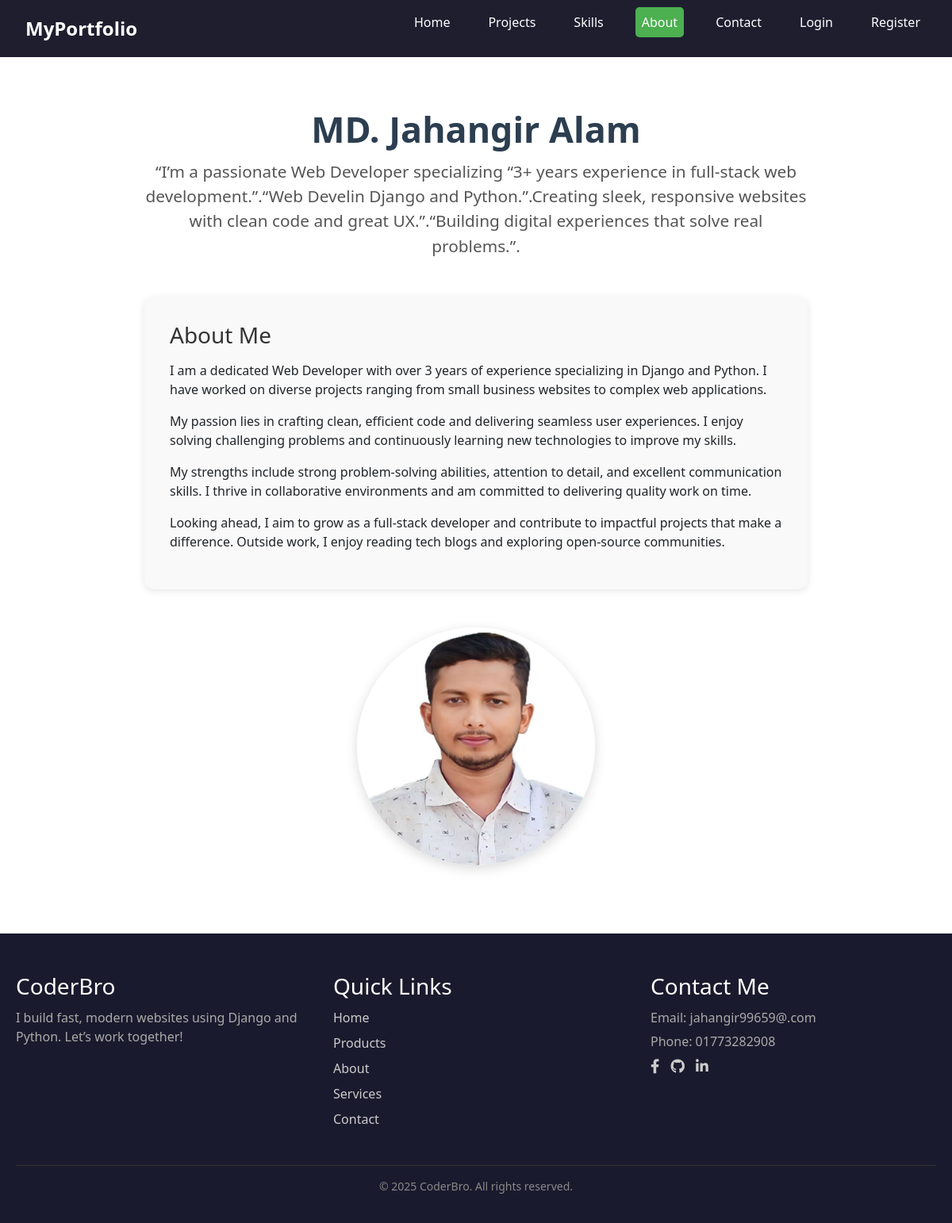
The page /about/ on the database its author committed.
### about/models.py (models this page shows, shortened)
class About(models.Model):
    name = models.CharField(max_length=100)
    short_intro = models.CharField(max_length=255)
    bio = models.TextField()
    photo = models.ImageField(upload_to='about/', null=True, blank=True)

### about/views.py (the view)
# urls.py: path('', views.about_page, name='about_page'),
def about_page(request):
    about = About.objects.first()
    return render(request, 'about/about_page.html', {'about': about})

### templates/about/about_page.html (shortened to what this page needs)
{% extends 'commom_code/base.html' %}
{% load static %}
{% block extra_css %}
<link rel="stylesheet" href="{% static 'css/about_page.css' %}">
{% endblock %}
{% block content %}
<section class="about-section">
  <div class="intro-box">
    <h1 class="about-name">{{ about.name }}</h1>
    <p class="about-short-intro">{{ about.short_intro }}</p>
  </div>
  <div class="bio-box">
    <h3>About Me</h3>
    <p class="about-bio">{{ about.bio|linebreaks }}</p>
  </div>
  {% if about.photo %}
  <div class="photo-box">
    <img src="{{ about.photo.url }}" alt="{{ about.name }}" class="about-photo" >
  </div>
  {% endif %}
</section>
{% endblock %}

### templates/commom_code/base.html (shortened to what this page needs)
<!DOCTYPE html>
{% load static %}
<html lang="en">
<head>
  {% block extra_css %} {% endblock %}
 <link href="https://cdn.jsdelivr.net/npm/bootstrap@5.3.0/dist/css/bootstrap.min.css" rel="stylesheet" />
  <link rel="stylesheet" href="{% static 'css/base.css'%}" />
  <link rel="stylesheet" href="https://cdnjs.cloudflare.com/ajax/libs/font-awesome/5.15.4/css/all.min.css" />
</head>
<body>
  <header>
    <nav class="navbar">
      <div class="logo">MyPortfolio</div>
      <ul class="nav-links" id="nav-links">
        <li ><a href="{% url 'home_page' %}">Home</a></li>
        <li class="{% if request.path == '/projects/' %}active{% endif %}"><a href="{% url 'projects' %}">Projects</a></li>
        <li class="{% if request.path == '/skills/' %}active{% endif %}"><a href="{% url 'skills_page' %}">Skills</a></li>
        <li class="{% if request.path == '/about/' %}active{% endif %}"><a href="{% url 'about_page' %}">About</a></li>
        <li class="{% if request.path == '/contact/' %}active{% endif %}"><a href="{% url 'contact_page' %}">Contact</a></li>
        <li class="{% if request.path == '/accounts/' %}active{% endif %}"><a class="lg" href="{% url 'login_page' %}">Login</a></li>
        <li class="{% if request.path == '/accounts/' %}active{% endif %}"><a class="rg" href="{% url 'register_page' %}">Register</a></li>
      </ul>
    </nav>
  </header>
  {% block content%}
  {% endblock %}
 <footer class="site-footer">
  <div class="footer-container">
    <div class="footer-about">
      <h2 class="footer-logo">CoderBro</h2>
      <p>I build fast, modern websites using Django and Python. Let’s work together!</p>
    </div>
    <div class="footer-links">
      <h3>Quick Links</h3>
      <ul>
        <li><a href="/">Home</a></li>
        <li><a href="/">Products</a></li>
        <li><a href="/">About</a></li>
        <li><a href="/">Services</a></li>
        <li><a href="/">Contact</a></li>
      </ul>
    </div>
    <div class="footer-contact">
      <h3>Contact Me</h3>
      <p>Email: jahangir99659@.com</p>
      <p>Phone: 01773282908</p>
      <div class="social-icons">
        <a href="/"><i class="fab fa-facebook-f"></i></a>
        <a href="#"><i class="fab fa-github"></i></a>
        <a href="#"><i class="fab fa-linkedin-in"></i></a>
      </div>
    </div>
  </div>
  <div class="footer-bottom">
    <p>&copy; 2025 CoderBro. All rights reserved.</p>
  </div>
</footer>
</body>
</html>

### static/css/about_page.css (style rules this page uses)
.about-section { padding: 4rem 2rem; max-width: 900px; margin: 0 auto; animation: fadeInUp 1s ease forwards; opacity: 0; }
.intro-box { text-align: center; margin-bottom: 2rem; animation: slideInDown 1s ease forwards; opacity: 0; }
.about-name { font-size: 2.8rem; font-weight: 700; color: #2c3e50; transition: color 0.3s ease; }
.about-short-intro { font-size: 1.3rem; color: #555; margin-top: 0.7rem; }
.bio-box { margin-top: 3rem; background-color: #f9f9f9; padding: 2rem; border-radius: 12px; box-shadow: 0 2px 10px rgba(0,0,0,0.1); animation: fadeIn 1.2s ease forwards; opacity: 0; }
.bio-box h3 { color: #333; margin-bottom: 1rem; }
.about-bio { line-height: 1.7; color: #444; font-size: 1.1rem; }
.photo-box { margin-top: 3rem; text-align: center; animation: zoomIn 1.5s ease forwards; opacity: 0; }
.about-photo { max-width: 300px; width: 100%; border-radius: 50%; box-shadow: 0 4px 15px rgba(0,0,0,0.15); transition: transform 0.3s ease; cursor: pointer; }

### static/css/base.css (style rules this page uses)
* { margin: 0; padding: 0; box-sizing: border-box; }
body { font-family: 'Segoe UI', sans-serif; }
.navbar { display: flex; justify-content: space-between; align-items: center; background-color: #1e1e2f; padding: 1rem 2rem; color: white; }
.logo { font-size: 1.5rem; font-weight: bold; }
.nav-links { list-style: none; display: flex; gap: 2rem; }
.nav-links li a { color: white; text-decoration: none; position: relative; padding: 0.5rem; transition: color 0.3s ease; }
.nav-links li a::after { content: ''; position: absolute; width: 0%; height: 2px; left: 0; bottom: 0; background-color: #00f7ff; transition: width 0.3s ease; }
.site-footer { background-color: #1a1a2e; color: #eee; padding: 50px 20px 20px; font-family: 'Segoe UI', sans-serif; margin-top: 22px; }
.footer-container { display: grid; grid-template-columns: repeat(auto-fit, minmax(240px, 1fr)); gap: 40px; max-width: 1200px; margin: auto; }
.footer-logo { color: #fff; font-size: 28px; margin-bottom: 10px; }
.footer-about p { color: #aaa; }
.footer-links h3, .footer-contact h3 { margin-bottom: 10px; color: #fff; }
.footer-links ul { list-style: none; padding: 0; }
.footer-links ul li { margin: 8px 0; }
.footer-links ul li a { color: #ccc; text-decoration: none; transition: color 0.3s ease; }
.footer-contact p { margin: 6px 0; color: #aaa; }
.social-icons a { display: inline-block; margin-right: 10px; font-size: 18px; color: #ccc; transition: color 0.3s ease; }
.footer-bottom { border-top: 1px solid #333; margin-top: 30px; padding-top: 15px; text-align: center; color: #888; font-size: 14px; }
.active a { background-color: #4caf50; color: white; border-radius: 5px; padding: 5px 10px; }

### rows shown on the page
About: name "MD. Jahangir Alam", short_intro "“I’m a passionate Web Developer specializing “3+ years experience in full-stack web development.”.“Web Develin Django and Python.”.Creating sleek, responsive websites with clean code and great UX.”.“Building digital experiences that solve real problems.”.", bio "I am a dedicated Web Developer with over 3 years of experience specializing in Django and Python. I have worked on diverse projects ranging from small business websites to complex web applications. My passion lies in crafting clean, efficient code and delivering seamless user experiences. I enjoy solving challenging problems and continuously learning new technologies to improve my skills. My strengths include strong problem-solving abilities, attention to detail, and excellent communication skills. I thrive in collaborative environments and am committed to delivering quality work on time. Looking ahead, I aim to grow as a full-stack developer and contribute to impactful projects that make a…", photo (picture)
